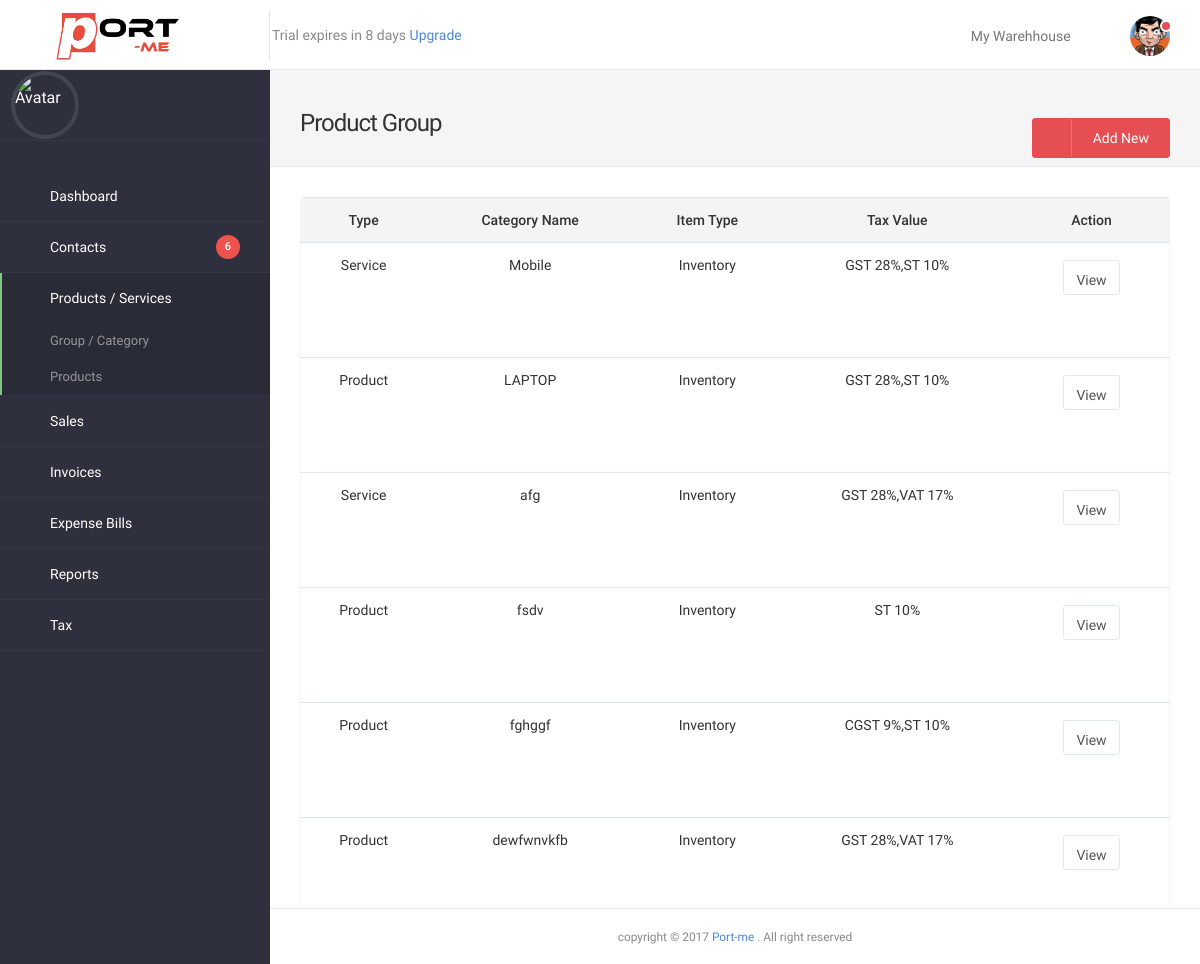
The page /product_group.php on the database its author committed.
### tables this page shows
CREATE TABLE IF NOT EXISTS `product_category` (
  `category_id` int(255) NOT NULL AUTO_INCREMENT,
  `category_type` varchar(255) NOT NULL,
  `category_name` varchar(255) NOT NULL,
  `description` longtext NOT NULL,
  `attribute_name` longtext NOT NULL,
  `attribute_options` longtext NOT NULL,
  `item_type` varchar(255) NOT NULL,
  `business_id` int(255) NOT NULL,
  `tax` varchar(255) NOT NULL,
  PRIMARY KEY (`category_id`)
);

### product_group.php (the view, shortened to what this page needs)
<!DOCTYPE html>
<html lang=en>
<head>
	<?php include("metalinks.php");?>
</head>
<body>
	<div id="rs-wrapper">
		<?php
			include("header.php");
			include("sidebar.php");
		?>
		<article class="rs-content-wrapper">
			<div class="rs-content">
				<div class="rs-inner">
					<div class="rs-dashhead m-b-lg" style="background:#f5f5f5">
						<div class="rs-dashhead-content">
							<div class="rs-dashhead-titles">
								<h3 class="rs-dashhead-title m-t">
									Product Group
								</h3>
							</div>
							<div class="rs-dashhead-toolbar">
								<button type="button" class="btn btn-success btn-wide rs-btn-icon block-on-mobile" onclick="window.location.href='add_productgroup.php'">
									<span class="gcon gcon-upload-to-cloud icon-btn"></span>
									Add New
								</button>
							</div>
						</div>
						<div class="col-md-12 col-sm-12">
						</div>
					</div>
					<div class="container-fluid">
						<div class="panel panel-plain panel-rounded table-responsive">
								<table class="table table-b-t table-b-b datatable-default rs-table table-default" style="border-right:1px solid #f5f5f5;border-left:1px solid #f5f5f5;">
									<thead>
							            <tr>
							                <th style="text-align:center;">Type</th>
							                <th style="text-align:center;">Category Name</th>
							                <th style="text-align:center;">Item Type</th>
											<th style="text-align:center;">Tax Value</th>
											<th style="text-align:center;">Action</th>
							            </tr>
							        </thead>
							        <tbody>
							             <tr>
										<?php
										$fetch_category = mysqli_query($mysqli, "select * from product_category ");
										while ($fetch_category_items = mysqli_fetch_array($fetch_category))
										{
										?>
											<td style="text-align:center;"><?php echo $fetch_category_items['category_type']?></td>
							                <td style="text-align:center;"><?php echo $fetch_category_items['category_name']?></td>
							                <td style="text-align:center;"><?php echo $fetch_category_items['item_type']?></td>
											<td style="text-align:center;"><?php echo $fetch_category_items['tax']?></td>
											<td style="text-align:center;">
												<a href="view_product_group.php?category_id=<?php echo $fetch_category_items['category_id'];?>" class="btn btn-default" style="height:35px;margin:5px;"> View </a><br>
												<a href="edit_product_group.php?category_id=<?php echo $fetch_category_items['category_id'];?>" class="fa fa-pencil" style="height:35px;margin:5px;"></a>
												<a href="?delete_id=<?php echo $fetch_category_items['category_id'];?>" class="fa fa-trash" style="height:10px;margin:5px;"></a>
											</td>
							            </tr>
							           <?php
										}
										?>
							        </tbody>
								</table>
						</div>
					</div>
				</div>
			</div>
		</article>
	<?php include("footer.php");?>
</body>
</html>

### css/helper.css (style rules this page uses)
.m-t,.m-y { margin-top:10px!important }
.m-b-lg,.m-y-lg { margin-bottom:30px!important }

### metalinks.php (style rules this page uses)
.rs-content-wrapper { background:#fff; border-bottom:1px solid #CCC; }
.panel-rounded { border:0px; }

### rows shown on the page
product_category: category_type "Service", category_name "Mobile", item_type "Inventory", tax "GST 28%,ST 10%", $fetch_category_items['category_id'] 1 (drawn)
product_category: category_type "Product", category_name "LAPTOP", item_type "Inventory", tax "GST 28%,ST 10%"
product_category: category_type "Service", category_name "afg", item_type "Inventory", tax "GST 28%,VAT 17%"
product_category: category_type "Product", category_name "fsdv", item_type "Inventory", tax "ST 10%"
product_category: category_type "Product", category_name "fghggf", item_type "Inventory", tax "CGST 9%,ST 10%"
product_category: category_type "Product", category_name "dewfwnvkfb", item_type "Inventory", tax "GST 28%,VAT 17%"
